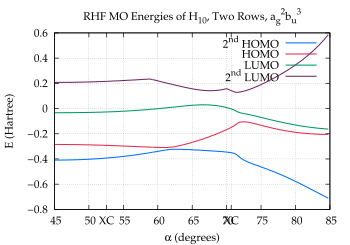

Write the gnuplot code that produced this figure.
set term postscript enhanced eps color "Palatino" 16
set size 0.7, 0.7
set encoding iso

# Set line styles
set style line  1 lt 1 lw 3 lc rgb "#0070FF" pt 6    # blue
set style line  2 lt 1 lw 3 lc rgb "#E52B50" pt 6    # red
set style line  3 lt 1 lw 3 lc rgb "#009A63" pt 6    # green
set style line  4 lt 1 lw 3 lc rgb "#702963" pt 6    # purple
set style line  5 lt 1 lw 3 lc rgb "#F28500" pt 6    # orange
set style line  6 lt 1 lw 3 lc rgb "#00BFFF" pt 6    # deep sky blue
set style line  7 lt 1 lw 3 lc rgb "#FF91A4" pt 6    # pink
set style line  8 lt 1 lw 3 lc rgb "#50C878" pt 6    # light green
set style line  9 lt 1 lw 3 lc rgb "#C9A0DC" pt 6    # lavender
set style line 10 lt 1 lw 3 lc rgb "#000000" pt 6    # black
set style line 11 lt 2 lw 3 lc rgb "#0070FF" pt 6    # blue
set style line 12 lt 2 lw 3 lc rgb "#E52B50" pt 6    # red
set style line 13 lt 2 lw 3 lc rgb "#009A63" pt 6    # green
set style line 14 lt 2 lw 3 lc rgb "#702963" pt 6    # purple
set style line 15 lt 2 lw 3 lc rgb "#F28500" pt 6    # orange
set style line 16 lt 2 lw 3 lc rgb "#00BFFF" pt 6    # deep sky blue
set style line 17 lt 2 lw 3 lc rgb "#FF91A4" pt 6    # pink
set style line 18 lt 2 lw 3 lc rgb "#50C878" pt 6    # light green
set style line 19 lt 2 lw 3 lc rgb "#C9A0DC" pt 6    # lavender
set style line 20 lt 2 lw 3 lc rgb "#000000" pt 6    # black
set style line 100 lt 1 lw 1 lc rgb "#FFFFFF"

set title "RHF MO Energies of H_{10}, Two Rows, a_g^2b_u^3"
set xlabel "{/Symbol a} (degrees)"
set ylabel "E (Hartree)"
set xtics 0, 5.0
set xtics add ("XC" 19.34) 
set xtics add ("XC" 37.44) 
set xtics add ("XC" 52.56) 
set xtics add ("XC" 70.66) 
set grid xtics x2tics ytics

set output "MOE_ag2bu3.eps"
set xrange [45:85]
set yrange [*:*]
plot "ag2bu3/h10MOE" u 1:6 w l ls 1 ti "2^{nd} HOMO",  \
     "ag2bu3/h10MOE" u 1:7 w l ls 2 ti "HOMO",  \
     "ag2bu3/h10MOE" u 1:8 w l ls 3 ti "LUMO",  \
     "ag2bu3/h10MOE" u 1:9 w l ls 4 ti "2^{nd} LUMO"
